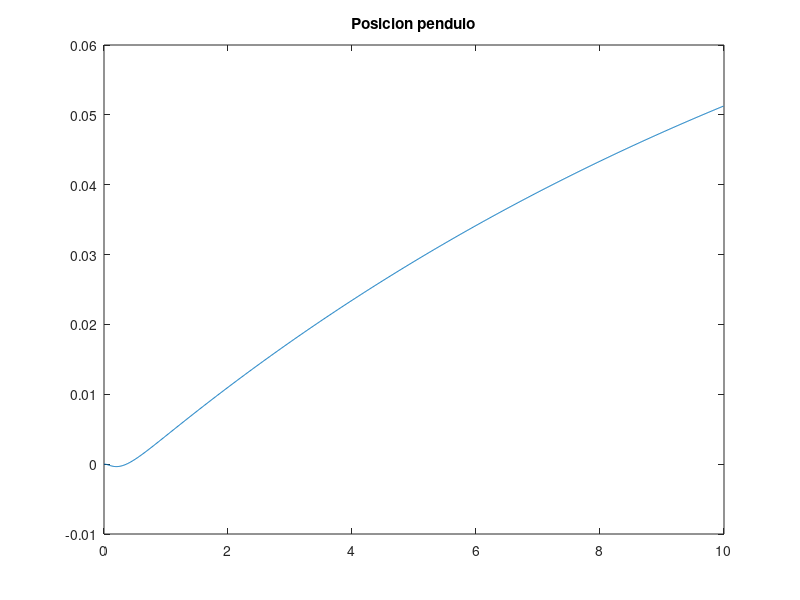
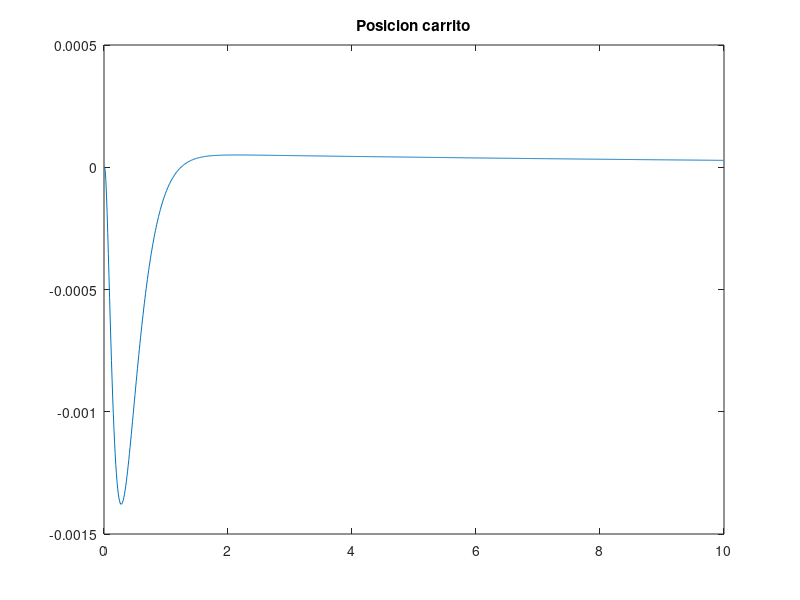
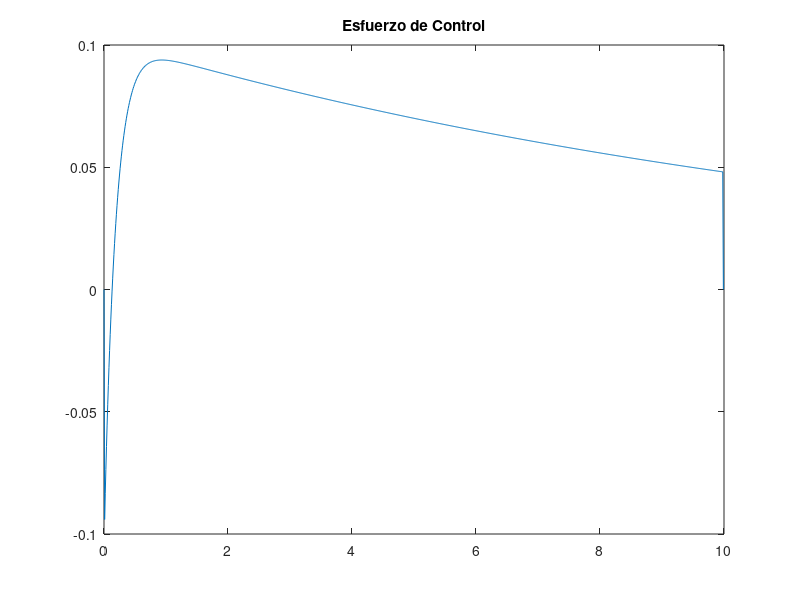

These figures' MATLAB source, in order:
%% TPF pendulo invertido - Control con estimador actual con integrador y estimador actual 


clear all
close all

% Parametros del sistema
Kt = 0.17776; % cte de torque del motor
Jm = 2.23*10^-4; % Inercia del motor
bm = 0.0011751; % firccion viscosa del motor
b = 0.029; %friccion viscosa del pendulo
Ra = 9.10; % resistencia de armadura del motor
%m = 0.0923; % masa del pendulo
m = 0.1493; % masa del pendulo + pelota de tenis
%m = 0.4923; % masa del pendulo mas la plomada de 400g
M = 0.2275; % masa del carro
g = 9.8; % aceleracion de la gravedad
l = 0.1825; % longitud hasta el centro de masa del pendulo
%l = 0.2425; %longitud del penduo mas la plomada
r = 0.0181; % radio de la polea
I = 0.004212; % inercia del pendulo
n = 1; % relacion de reduccion del motor
La = 6.12*10^-3; % Inductancia de armadura del motor

% matrices que definen el sistema de la planta

%definicion del sistema
q = ((M+m)+Jm*((n^2)/(r^2)))*(I+m*l^2)-(m*l)^2; % variable auxiliar

F = [0 1 0 0;
     0 ((-(I+m*l^2)*(b+((n^2)/(r^2))*(((Kt^2)/(Ra))+bm)))/q) ((m^2)*g*(l^2))/q 0;
     0 0 0 1;
     0 (-m*l*(b+((n^2)/(r^2))*(((Kt^2)/(Ra))+bm)))/q (m*g*l*((M+m)+Jm*(n^2)/(r^2)))/q 0];
 
G = [0 ; ((I+m*l^2)*(Kt*n)/(Ra*r))/q ; 0 ; (m*l*(Kt*n)/(Ra*r))/q];

H = [1 0 0 0; 
    0 0 1 0];
J = [0;0];

%Montamos la planta continua
planta = ss(F,G,H,J);

%Discretizamos la planta
Ts = 0.010;
plantaD = c2d(planta,Ts);
%Discretizamos las matrices de estado --> x(k+1) = Ax(k) + Bu(k)
%                                     --> y(k) = Cx(k) + Du(k)
%Hallamos A,B,C,D
A = plantaD.a;
B = plantaD.b;
C = plantaD.c;
D = plantaD.d;

%% Ubicamos los polos para el sistema
%(esto se hacce con el integrador)
%polos = [0.7+1i*0.25 0.7-1i*0.25 0.7+1i*0.25 0.7-1i*0.25 ];
% polos = [0.95+0.0025i  0.95-0.0025i  0.9+0.0025i  0.9-0.0025i];
% K = acker(A,B,polos); %Matriz K de ganancias

%% Ubicar los polos para el estimador

polos_ea = [0.4+1i*0.4 0.4-1i*0.4 0.4+1i*0.4 0.4-1i*0.4 ];
Kea = place(A',(C*A)',polos_ea')';

%% SE AGREGA EL INTEGRADOR y se calculan los polos con el control optimo 
%Se tiene que definir el nuevo sistema (Ahat, Bhat, Chat, Dhat)
n = max(size(A)); %El orden del sistema
m = 1;            %La cantidad de salidas  que nos interesa
Ahat = [A B;zeros(m,n+m)];
Bhat = [zeros(n,m); eye(m)];
Chat = [C zeros(2,m)];

%Definimos las matrices de pesos para el sistema con INTEGRADOR
Q1 = [1 0 0 0 0; 
      0 1 0 0 0;
      0 0 1 0 0;
      0 0 0 1 0;
      0 0 0 0 0.01];
Q2 = 1;

[Khat,S,E] = dlqr(Ahat,Bhat,Q1,Q2);

Aux = [A-eye(size(A)) B; C(1,:)*A C(1,:)*B];
K2K1 = (Khat + [zeros(1,max(size(A))) eye(m)])*inv(Aux);
K2 = K2K1(1,1:n)
K1 = K2K1(1,n+1:n+m) 

%% simulacion del sistema compensado
N =1000;
t = [0:Ts:(N-1)*Ts];

x = zeros(4,N);
%yi = zeros(2,N);
xea = zeros(4,N);
zea = zeros(4,N);
u = zeros(1,N);
ref = 0.1*ones(1,length(t));%referencia no sobreescribir

%para el integrador
V = zeros(m,length(t));
V(m,1) = 0;

Cx=[1 0 0 0];
% Kr=dcgain(ss(A-B*K,B,Cx,0,Ts));
% Nbar = 1/Kr;

for k=2:N-1
    %Se calcula la salida actual
    yi(m,k) = Cx*x(:,k);
    %Ecuacionamiento del integrador 
    V(m,k) = V(m,k-1) + ref(m,k) - yi(m,k);
    
    %se calcula el esfuerzo de control con el estado estimado y el
    %integrador
    u(m,k) = K1*V(m,k)- K2*xea(:,k);
    
    %se hace evolucionar la planta
    x(:,k+1) = A*x(:,k) + B*u(k);
    
    %se hace evolucionar el estimador actual:
    zea(:,k+1) = A*xea(:,k) + B*u(k);
    xea(:,k+1) = zea(:,k+1) + Kea*(C*x(:,k+1) - C*zea(:,k+1));
end

figure
plot(t,x(1,:))
title('Posicion pendulo');
figure
plot(t,x(3,:))
title('Posicion carrito');
figure
plot(t,u);
title('Esfuerzo de Control');

% %Definimos la matriz A con el lazo cerrado
% Ac = A-B*K;
% %Definimos la planta en el espacio de estados con LC
% planta_SS_CL = ss(Ac,B,C,D,Ts);
% 
% figure
% pzmap(planta_SS_CL)
% zgrid
% title("Planta Compensada")
